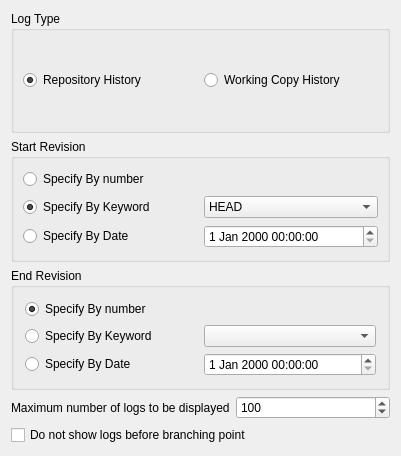
<ui version="4.0" >
 <class>SvnLogViewOptionDlg</class>
 <widget class="QWidget" name="SvnLogViewOptionDlg" >
  <property name="geometry" >
   <rect>
    <x>0</x>
    <y>0</y>
    <width>401</width>
    <height>456</height>
   </rect>
  </property>
  <property name="windowTitle" >
   <string>SvnLogViewOptionDlgBase</string>
  </property>
  <layout class="QGridLayout" >
   <item row="0" column="0" >
    <widget class="QGroupBox" name="logType" >
     <property name="title" >
      <string>Log Type</string>
     </property>
     <layout class="QGridLayout" >
      <property name="leftMargin" >
       <number>9</number>
      </property>
      <property name="topMargin" >
       <number>9</number>
      </property>
      <property name="rightMargin" >
       <number>9</number>
      </property>
      <property name="bottomMargin" >
       <number>9</number>
      </property>
      <property name="horizontalSpacing" >
       <number>6</number>
      </property>
      <property name="verticalSpacing" >
       <number>6</number>
      </property>
      <item row="0" column="1" >
       <widget class="QRadioButton" name="workingCopy" >
        <property name="text" >
         <string>Working Copy History</string>
        </property>
       </widget>
      </item>
      <item row="0" column="0" >
       <widget class="QRadioButton" name="reposit" >
        <property name="text" >
         <string>Repository History</string>
        </property>
        <property name="checked" >
         <bool>true</bool>
        </property>
       </widget>
      </item>
     </layout>
    </widget>
   </item>
   <item row="1" column="0" >
    <widget class="QGroupBox" name="groupBox" >
     <property name="title" >
      <string>Start Revision</string>
     </property>
     <layout class="QGridLayout" >
      <property name="leftMargin" >
       <number>9</number>
      </property>
      <property name="topMargin" >
       <number>9</number>
      </property>
      <property name="rightMargin" >
       <number>9</number>
      </property>
      <property name="bottomMargin" >
       <number>9</number>
      </property>
      <property name="horizontalSpacing" >
       <number>6</number>
      </property>
      <property name="verticalSpacing" >
       <number>6</number>
      </property>
      <item row="0" column="0" >
       <widget class="QRadioButton" name="startNum" >
        <property name="text" >
         <string>Specify By number</string>
        </property>
       </widget>
      </item>
      <item row="1" column="0" >
       <widget class="QRadioButton" name="startKind" >
        <property name="text" >
         <string>Specify By Keyword</string>
        </property>
        <property name="checked" >
         <bool>true</bool>
        </property>
       </widget>
      </item>
      <item row="1" column="1" >
       <widget class="QComboBox" name="startKindEdit" >
        <item>
         <property name="text" >
          <string>HEAD</string>
         </property>
        </item>
       </widget>
      </item>
      <item row="2" column="0" >
       <widget class="QRadioButton" name="startDate" >
        <property name="text" >
         <string>Specify By Date</string>
        </property>
       </widget>
      </item>
      <item row="0" column="1" >
       <widget class="KIntNumInput" name="startNumEdit" />
      </item>
      <item row="2" column="1" >
       <widget class="QDateTimeEdit" name="startDateEdit" />
      </item>
     </layout>
    </widget>
   </item>
   <item row="2" column="0" >
    <widget class="QGroupBox" name="groupBox_2" >
     <property name="title" >
      <string>End Revision</string>
     </property>
     <layout class="QGridLayout" >
      <item row="0" column="0" >
       <widget class="QRadioButton" name="endNum" >
        <property name="text" >
         <string>Specify By number</string>
        </property>
        <property name="checked" >
         <bool>true</bool>
        </property>
       </widget>
      </item>
      <item row="0" column="1" >
       <widget class="KIntNumInput" name="endNumEdit" />
      </item>
      <item row="1" column="0" >
       <widget class="QRadioButton" name="endKind" >
        <property name="text" >
         <string>Specify By Keyword</string>
        </property>
       </widget>
      </item>
      <item row="1" column="1" >
       <widget class="QComboBox" name="endKindEdit" />
      </item>
      <item row="2" column="0" >
       <widget class="QRadioButton" name="endDate" >
        <property name="text" >
         <string>Specify By Date</string>
        </property>
       </widget>
      </item>
      <item row="2" column="1" >
       <widget class="QDateTimeEdit" name="endDateEdit" />
      </item>
     </layout>
    </widget>
   </item>
   <item row="3" column="0" >
    <layout class="QHBoxLayout" >
     <property name="spacing" >
      <number>6</number>
     </property>
     <property name="leftMargin" >
      <number>0</number>
     </property>
     <property name="topMargin" >
      <number>0</number>
     </property>
     <property name="rightMargin" >
      <number>0</number>
     </property>
     <property name="bottomMargin" >
      <number>0</number>
     </property>
     <item>
      <widget class="QLabel" name="label" >
       <property name="text" >
        <string>Maximum number of logs to be displayed</string>
       </property>
      </widget>
     </item>
     <item>
      <widget class="QSpinBox" name="limitNumber" >
       <property name="minimum" >
        <number>0</number>
       </property>
       <property name="maximum" >
        <number>99999</number>
       </property>
       <property name="value" >
        <number>100</number>
       </property>
      </widget>
     </item>
    </layout>
   </item>
   <item row="4" column="0" >
    <widget class="QCheckBox" name="checkBox1" >
     <property name="text" >
      <string>Do not show logs before branching point</string>
     </property>
     <property name="shortcut" >
      <string/>
     </property>
    </widget>
   </item>
  </layout>
 </widget>
 <layoutdefault spacing="6" margin="11" />
 <pixmapfunction>qPixmapFromMimeSource</pixmapfunction>
 <customwidgets>
  <customwidget>
   <class>KIntNumInput</class>
   <extends>QWidget</extends>
   <header>knuminput.h</header>
  </customwidget>
 </customwidgets>
 <includes>
  <include location="local" >knuminput.h</include>
  <include location="local" >knuminput.h</include>
  <include location="local" >knuminput.h</include>
  <include location="local" >knuminput.h</include>
 </includes>
 <resources/>
 <connections/>
</ui>
